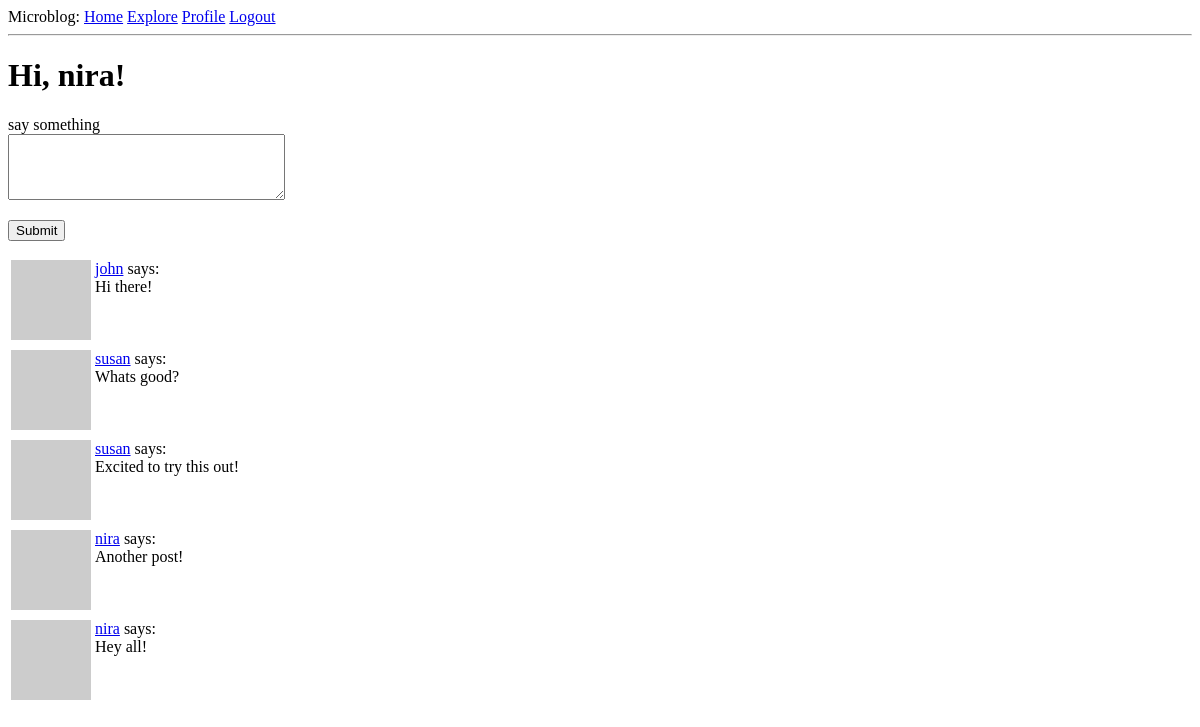
The page /index (signed in) on the database as committed earlier.
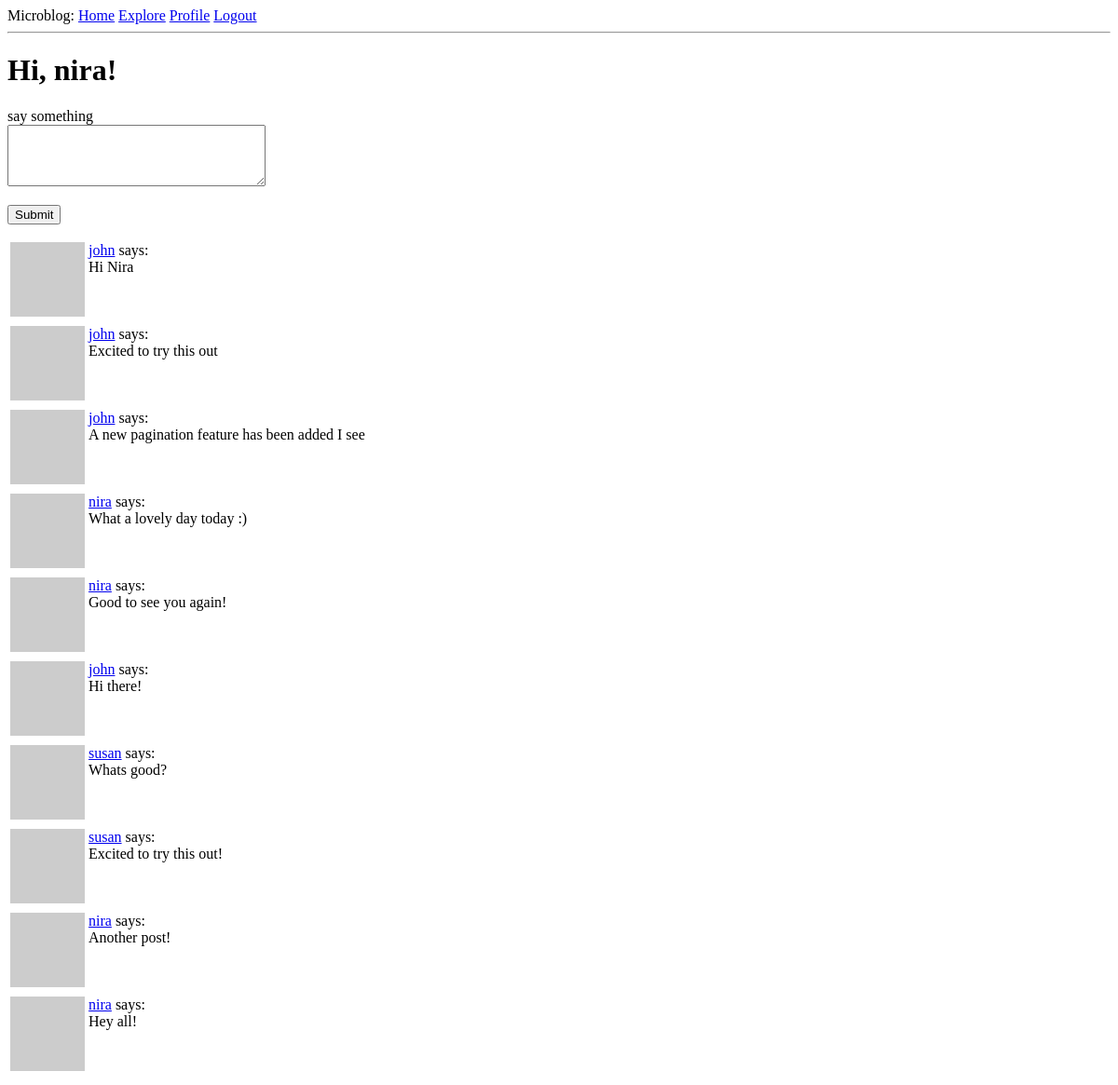
The same page on the database as committed later.
### app/models.py (models this page shows, shortened)
class User(UserMixin, db.Model):
    id: so.Mapped[int] = so.mapped_column(primary_key=True)
    username: so.Mapped[str] = so.mapped_column(sa.String(64),index=True,unique=True)
    email: so.Mapped[str] = so.mapped_column(sa.String(120), index=True, unique=True)
    password_hash: so.Mapped[Optional[str]] = so.mapped_column(sa.String(256))
    about_me: so.Mapped[Optional[str]] = so.mapped_column(sa.String(140))
    last_seen: so.Mapped[Optional[datetime]] = so.mapped_column(
        default=lambda: datetime.now(timezone.utc))
    posts: so.WriteOnlyMapped['Post'] = so.relationship('Post', back_populates='author')
    following: so.WriteOnlyMapped['User'] = so.relationship(
        secondary=followers, primaryjoin=(followers.c.follower_id==id),
        secondaryjoin=(followers.c.followed_id==id),
        back_populates='followers')
    followers: so.WriteOnlyMapped['User'] = so.relationship(
        secondary=followers, primaryjoin=(followers.c.followed_id==id),
        secondaryjoin=(followers.c.follower_id==id),
        back_populates='following')
    def avatar(self, size):
        digest = md5(self.email.lower().encode('utf-8')).hexdigest()
        return f"https://www.gravatar.com/avatar/{digest}?d=identicon&s={size}"
    def following_posts(self):
        Author = so.aliased(User)
        Follower = so.aliased(User)
        return (
            sa.select(Post)
            .join(Post.author.of_type(Author))
            .join(Author.followers.of_type(Follower), isouter=True)
            .where(sa.or_(
                Follower.id == self.id,
                Author.id == self.id
            ))
            .group_by(Post)
            .order_by(Post.timestamp.desc())
        )

class Post(db.Model):
    id: so.Mapped[int] = so.mapped_column(primary_key=True)
    body: so.Mapped[str] = so.mapped_column(sa.String(140))
    timestamp: so.Mapped[datetime] = so.mapped_column(
        index=True, default=lambda: datetime.now(timezone.utc))
    user_id: so.Mapped[int] = so.mapped_column(sa.ForeignKey(User.id),index=True)
    author: so.Mapped['User'] = so.relationship('User', back_populates='posts')

### app/routes.py (the view)
@app.route('/',methods=['POST', 'GET'])
@app.route('/index',methods=['POST', 'GET'])
@login_required
def index():
    form = PostForm()
    if form.validate_on_submit():
        post = Post(body=form.post.data, author=current_user)
        db.session.add(post)
        db.session.commit()
        flash('Your post is now live!')
        return redirect(url_for('index'))
    page = request.args.get('page',1,type=int)
    posts = db.paginate(current_user.following_posts(),page=page,
                        per_page=app.config['POSTS_PER_PAGE'],error_out=False)
    next_url = url_for('index', page=posts.next_num) \
        if posts.has_next else None
    prev_url = url_for('index', page=posts.prev_num) \
        if posts.has_prev else None
    return render_template('index.html', title='Home',form=form, posts=posts.items, next_url=next_url, prev_url=prev_url)

### app/forms.py
class PostForm(FlaskForm):
    post = TextAreaField('say something', validators=[
        DataRequired(), Length(min=1,max=140)])
    submit = SubmitField('Submit')

### app/models.py (called while the page is built)
@login.user_loader
def load_user(id):
    return db.session.get(User, int(id))

### app/routes.py (called while the page is built)
@app.before_request
def before_request():
    if current_user.is_authenticated:
        current_user.last_seen = datetime.now(timezone.utc)
        db.session.commit()

### app/templates/index.html (shortened to what this page needs)
{% extends "base.html" %}
{% block content %}
    <h1>Hi, {{current_user.username}}!</h1>
    {% if form %}
    <form action="" method="post">
        <p>
            {{ form.post.label }}<br>
            {{ form.post(cols=32,rows=4) }}<br>
        </p>
        <p>{{ form.submit }}</p>
    </form>
    {% endif %}
    {% for post in posts %}
        {% include '_post.html' %}
    {% endfor %}
{% endblock %}

### app/templates/base.html (shortened to what this page needs)
<!DOCTYPE html>
<html>
<head>
</head>
<body>
    <div>
        Microblog:
        <a href="{{ url_for('index') }}">Home</a>
        <a href="{{ url_for('explore') }}">Explore</a>
        {% if current_user.is_anonymous %}
        <a href=" url_for('login' )">Login</a>
        {% else %}
        <a href="{{ url_for('user', username=current_user.username )}}">Profile</a>
        <a href="{{ url_for('logout') }}">Logout</a>
        {% endif %}
    </div>
    <hr>
    {% block content %}{% endblock %}
</body>
</html>

### app/templates/_post.html
<table>
    <tr valign="top">
        <td><img src="{{ post.author.avatar(36) }}" alt=""></td>
        <td>
            <a href="{{ url_for('user', username=post.author.username) }}">{{ post.author.username}}</a>
            says:<br>{{ post.body}}</td>
    </tr>
</table>

Rows that differ between the two databases and show on the page:
added Post: author.username "john", body "Hi Nira"
added Post: author.username "john", body "Excited to try this out"
added Post: author.username "john", body "A new pagination feature has been added I see"
added Post: author.username "nira", body "What a lovely day today :)"
added Post: author.username "nira", body "Good to see you again!"
